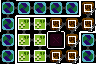

This is a level from a 2D game, rendered from its Tiled map with the project's own tilesets. A one-line summary and the complete map file follow:
An orthogonal 6x4 tile map with 16x16 px tiles, 4 tile layers (Maze Shape, Room Properties, Restrictions, Minimap).

<map version="1.10" tiledversion="1.11.0" orientation="orthogonal" renderorder="right-down" width="6" height="4" tilewidth="16" tileheight="16" infinite="0" nextlayerid="5" nextobjectid="1">
 <properties>
  <property name="has_warp_zone" type="bool" value="true" />
 </properties>
 <tileset firstgid="1" source="../LayoutTiles.tsx" />
 <layer id="1" name="Maze Shape" width="6" height="4">
  <data encoding="csv">
3,19,19,19,20,2,
34,35,33,19,33,52,
4,3,4,1,34,35,
4,51,49,19,52,51
</data>
 </layer>
 <layer id="2" name="Room Properties" width="6" height="4">
  <data encoding="csv">
22,22,22,22,22,37,
22,21,21,37,37,37,
22,21,21,5,37,22,
22,21,21,37,37,22
</data>
 </layer>
 <layer id="3" name="Restrictions" width="6" height="4">
  <data encoding="csv">
0,0,0,0,0,16,
0,0,0,16,16,16,
0,0,0,0,16,0,
0,0,0,16,16,0
</data>
 </layer>
 <layer id="4" name="Minimap" width="6" height="4">
  <data encoding="csv">
0,0,0,0,0,13,
0,14,14,13,13,13,
0,14,14,0,13,0,
0,14,14,13,13,0
</data>
 </layer>
</map>
